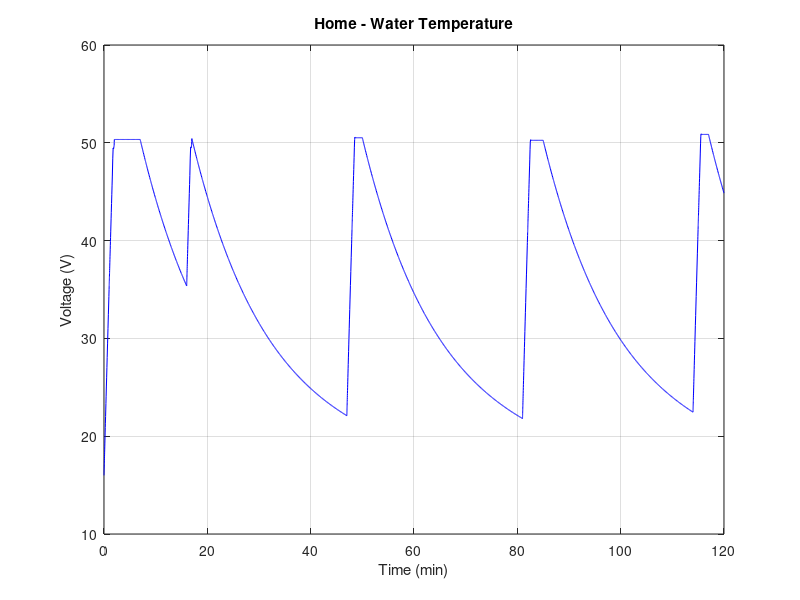
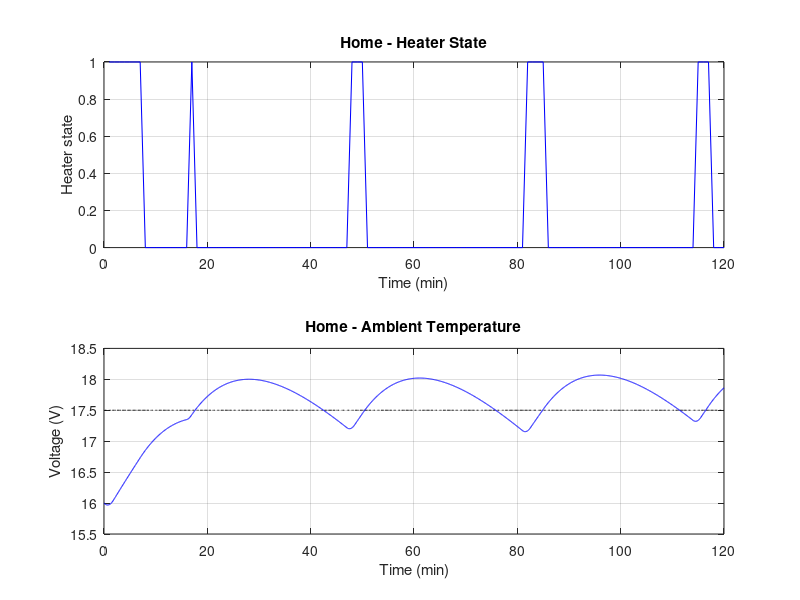

The MATLAB source for these figures, in order:
% describe me
clear all;
close all;
pkg load signal;

%%
% Global variables
%%
global T_SIM_MINS = 2*60; % Simulation Time (minutes).
global T_SAMPLE = 1*60; % Sample duration (seconds). Each sample a new input
                          % value will arrive from the controller
min_samples = 3;
ode_options = odeset('RelTol', 1e-2, 
                     'AbsTol', 1e-4,
                     'MaxStep', T_SAMPLE/min_samples);

%%
% Model input signal
%%
function y = si(t)
  y = 17.5;
end

%%
% Model the controller for the home heating system.
% Receives the input signal (target temperature) and home temperature
% Outputs the heating state as 0 (off) or 1 (on).
%%
function ht_en = run_controller(T_target, T_home, t)
  global final_temp = T_target; % keep a global state
  global anticipator_temp = 0;
  
  hysteresis = 0.5;
  anticipator_rate = 0.2;
  
  ht_en = 1;
  
  if (T_home <= final_temp)
    ht_en = 1;
    anticipator_temp += anticipator_rate;
    final_temp = T_target + hysteresis - anticipator_temp;
  else
    ht_en = 0;
    anticipator_temp -= anticipator_rate;
    anticipator_temp = max(0, anticipator_temp);
    final_temp = T_target - hysteresis - anticipator_temp;
  endif
end

%%
% Model the home + heating system as a state-space representation
%
% x is in the form [Vw ; Va]
% x_dot is in the form [dVw/dt ; dVa/dt]
% heater_state can be either 0 (off) or 1 (on)
%%
function x_dot = home_ssm(t, x, heater_state)
  Cw = 3;
  Rwa = 300;
  Ca = 30;
  Ra = 350;
  MAX_WATER_TEMP = 50;
  
  I_pow = 1*heater_state;%run_controller(si(t), x(2), t); % input power (normalized)

  A = [-1/(Cw*Rwa) ,         1/(Cw*Rwa);
        1/(Ca*Rwa) , -1*(Ra + Rwa)/(Ca*Ra*Rwa)];
  x_dot = A*x + [1/Cw ; 0]*I_pow;
  
  % If we reached max water temp stop heating
  if ((x(1) >= MAX_WATER_TEMP) && (x_dot(1) > 0))
    x_dot(1) = 0;
  endif
end

x0 = [16; 16];     % Initial Conditions
t0 = 0;
tspan = [0, T_SAMPLE];
t_tot = [];
x_tot = [];
ht_tot = [];
% solve
for i = 1:(T_SIM_MINS*60/T_SAMPLE)
  ht_en = run_controller((si(t0)+rand()-0.5), x0(2), t0);
  [t, x] = ode45(@(t,x) home_ssm(t,x, ht_en), tspan, x0, ode_options);
  x0 = x(end, :);
  t0 = t(end);
  tspan = [t0, t0 + T_SAMPLE];
  t_tot = [t_tot; t];
  x_tot = [x_tot; x];
  ht_tot = [ht_tot; [t0, ht_en]];
endfor

% Plot stuff
Vw = x_tot(:,1);    Va = x_tot(:,2);

figure();
plot(t_tot/60, Vw, 'b-', 'linewidth', 0.75);
grid on;
title('Home - Water Temperature');
xlabel('Time (min)'); ylabel('Voltage (V)');

figure();
subplot(2,1,1);
plot(ht_tot(:,1)/60, ht_tot(:,2), 'b-', 'linewidth', 0.75);
xlabel('Time (min)'); ylabel('Heater state');
grid on;
title('Home - Heater State');
subplot(2,1,2);
plot(t_tot/60, si(t_tot).*ones(1, length(t_tot)), 'k--', 'linewidth', 0.75);
hold on;
plot(t_tot/60, Va, 'b-', 'linewidth', 0.75);
grid on;
title('Home - Ambient Temperature');
xlabel('Time (min)'); ylabel('Voltage (V)');
energy = sum(ht_tot(:,2))
temp_avg = sum(Va) / length(Va)